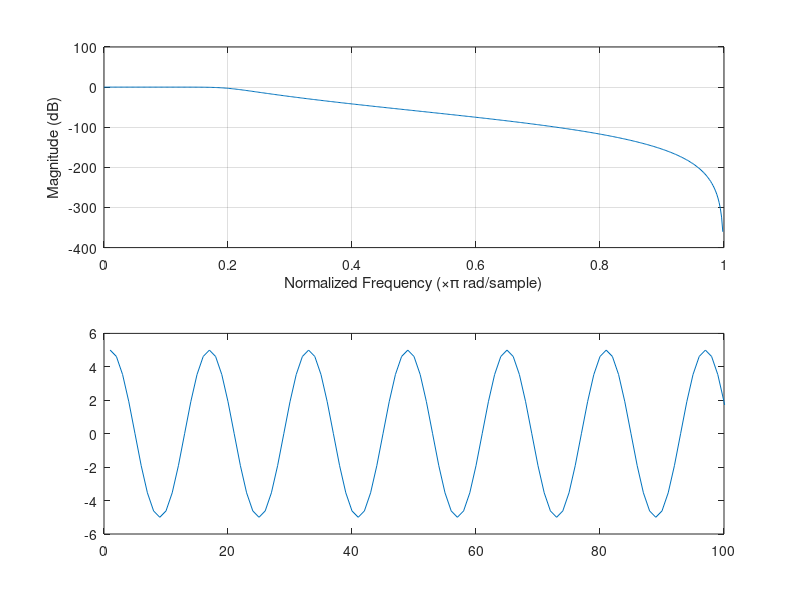

The MATLAB source for this figure:
N = 1024;
dBSNR = 5; %fixed SNR value
% SNR = 10.^(dBSNR/10);
% data = generateData(N,dBSNR);
data = randi([0,1], [1,N]);

fc = 10000; %carrier freq
fs = fc * 16; %sampling freq
dataRate = 1000;

signalTime = fs*N/dataRate + 1; %WHY PLUS 1?
[b,a] = butter(6, 0.2); %6th order, 0.2 cutoff freq, lowpassfilter
freqz(b,a);

t = 0:1/fs:N/dataRate; 
carrier = 5 .* cos(2*pi*fc*t); %amplitude = 5?
plot(carrier);


dataStream = zeros(1, signalTime);
for k = 1: signalTime - 1
    dataStream(k) = data(ceil(k*dataRate/fs));
end
dataStream(signalTime) = dataStream(signalTime - 1);

modSignal_OOK = dataStream .* carrier;
plot(modSignal_OOK);
xlim([0,100]);

% dataOut = filtfilt(b,a,data);
